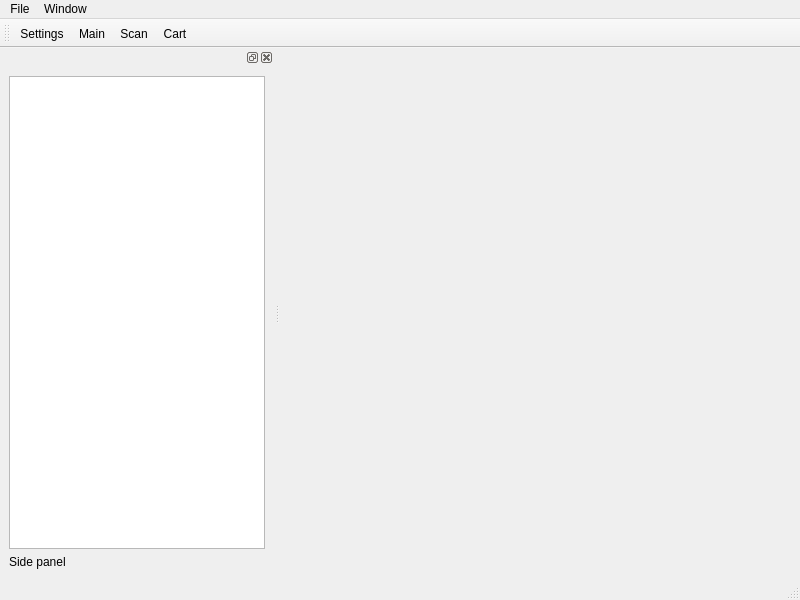
<?xml version="1.0" encoding="UTF-8"?>
<ui version="4.0">
 <class>MainWindow</class>
 <widget class="QMainWindow" name="MainWindow">
  <property name="geometry">
   <rect>
    <x>0</x>
    <y>0</y>
    <width>800</width>
    <height>600</height>
   </rect>
  </property>
  <property name="windowTitle">
   <string>MainWindow</string>
  </property>
  <widget class="QWidget" name="centralwidget">
   <layout class="QHBoxLayout" name="horizontalLayout">
    <item>
     <widget class="QStackedWidget" name="stackedWidget">
      <property name="currentIndex">
       <number>0</number>
      </property>
      <widget class="MainView" name="pageMain"/>
      <widget class="QWidget" name="pageScan">
       <layout class="QVBoxLayout" name="verticalLayout_2">
        <item>
         <widget class="QLabel" name="label_2">
          <property name="text">
           <string>Scan</string>
          </property>
         </widget>
        </item>
       </layout>
      </widget>
      <widget class="QWidget" name="pageCart">
       <layout class="QVBoxLayout" name="verticalLayout_3">
        <item>
         <widget class="QLabel" name="label_3">
          <property name="text">
           <string>Cart</string>
          </property>
         </widget>
        </item>
       </layout>
      </widget>
     </widget>
    </item>
   </layout>
  </widget>
  <widget class="QMenuBar" name="menubar">
   <property name="geometry">
    <rect>
     <x>0</x>
     <y>0</y>
     <width>800</width>
     <height>24</height>
    </rect>
   </property>
   <widget class="QMenu" name="menuFile">
    <property name="title">
     <string>File</string>
    </property>
    <addaction name="actionSettings"/>
    <addaction name="actionQuit"/>
   </widget>
   <widget class="QMenu" name="menuView">
    <property name="title">
     <string>Window</string>
    </property>
   </widget>
   <addaction name="menuFile"/>
   <addaction name="menuView"/>
  </widget>
  <widget class="QStatusBar" name="statusbar"/>
  <widget class="QToolBar" name="toolBar">
   <property name="windowTitle">
    <string>toolBar</string>
   </property>
   <attribute name="toolBarArea">
    <enum>TopToolBarArea</enum>
   </attribute>
   <attribute name="toolBarBreak">
    <bool>false</bool>
   </attribute>
   <addaction name="actionSettings"/>
   <addaction name="actionMain"/>
   <addaction name="actionScan"/>
   <addaction name="actionCart"/>
  </widget>
  <widget class="QDockWidget" name="dockWidget">
   <attribute name="dockWidgetArea">
    <number>1</number>
   </attribute>
   <widget class="QWidget" name="dockWidgetContents">
    <layout class="QVBoxLayout" name="verticalLayout_4">
     <item>
      <widget class="QListView" name="listView">
       <property name="editTriggers">
        <set>QAbstractItemView::NoEditTriggers</set>
       </property>
      </widget>
     </item>
     <item>
      <widget class="QLabel" name="label_4">
       <property name="text">
        <string>Side panel</string>
       </property>
      </widget>
     </item>
    </layout>
   </widget>
  </widget>
  <action name="actionQuit">
   <property name="text">
    <string>Quit</string>
   </property>
  </action>
  <action name="actionSettings">
   <property name="text">
    <string>Settings</string>
   </property>
  </action>
  <action name="actionMain">
   <property name="text">
    <string>Main</string>
   </property>
  </action>
  <action name="actionCart">
   <property name="text">
    <string>Cart</string>
   </property>
  </action>
  <action name="actionScan">
   <property name="text">
    <string>Scan</string>
   </property>
  </action>
 </widget>
 <customwidgets>
  <customwidget>
   <class>MainView</class>
   <extends>QWidget</extends>
   <header>mainview.h</header>
   <container>1</container>
  </customwidget>
 </customwidgets>
 <resources/>
 <connections/>
</ui>
